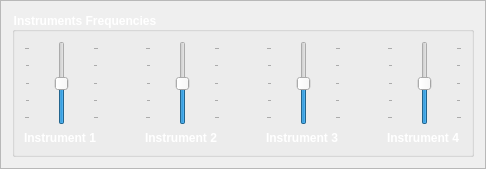
               <widget class="QFrame" name="frame_14">
                <property name="frameShape">
                 <enum>QFrame::StyledPanel</enum>
                </property>
                <property name="frameShadow">
                 <enum>QFrame::Raised</enum>
                </property>
                <layout class="QGridLayout" name="gridLayout_23">
                 <item row="0" column="0">
                  <widget class="QGroupBox" name="groupBox_4">
                   <property name="sizePolicy">
                    <sizepolicy hsizetype="Expanding" vsizetype="Maximum">
                     <horstretch>0</horstretch>
                     <verstretch>0</verstretch>
                    </sizepolicy>
                   </property>
                   <property name="maximumSize">
                    <size>
                     <width>16777215</width>
                     <height>150</height>
                    </size>
                   </property>
                   <property name="font">
                    <font>
                     <pointsize>9</pointsize>
                     <weight>75</weight>
                     <bold>true</bold>
                    </font>
                   </property>
                   <property name="styleSheet">
                    <string notr="true">color: rgb(255, 255, 255);</string>
                   </property>
                   <property name="title">
                    <string>Instruments Frequencies</string>
                   </property>
                   <layout class="QGridLayout" name="gridLayout_44">
                    <item row="0" column="0">
                     <layout class="QHBoxLayout" name="horizontalLayout_10">
                      <item>
                       <layout class="QVBoxLayout" name="verticalLayout_17">
                        <item>
                         <widget class="QSlider" name="Musical_Instruments_Instrument_1_Frequency__Slider">
                          <property name="sizePolicy">
                           <sizepolicy hsizetype="Maximum" vsizetype="Expanding">
                            <horstretch>0</horstretch>
                            <verstretch>0</verstretch>
                           </sizepolicy>
                          </property>
                          <property name="minimumSize">
                           <size>
                            <width>75</width>
                            <height>0</height>
                           </size>
                          </property>
                          <property name="maximumSize">
                           <size>
                            <width>35</width>
                            <height>16777215</height>
                           </size>
                          </property>
                          <property name="minimum">
                           <number>-2</number>
                          </property>
                          <property name="maximum">
                           <number>2</number>
                          </property>
                          <property name="orientation">
                           <enum>Qt::Vertical</enum>
                          </property>
                          <property name="tickPosition">
                           <enum>QSlider::TicksBothSides</enum>
                          </property>
                         </widget>
                        </item>
                        <item>
                         <widget class="QLabel" name="Musical_Instruments_Instrument_1_Label">
                          <property name="minimumSize">
                           <size>
                            <width>75</width>
                            <height>0</height>
                           </size>
                          </property>
                          <property name="maximumSize">
                           <size>
                            <width>35</width>
                            <height>16777215</height>
                           </size>
                          </property>
                          <property name="font">
                           <font>
                            <weight>75</weight>
                            <bold>true</bold>
                           </font>
                          </property>
                          <property name="text">
                           <string>Instrument 1</string>
                          </property>
                         </widget>
                        </item>
                       </layout>
                      </item>
                      <item>
                       <spacer name="horizontalSpacer_37">
                        <property name="orientation">
                         <enum>Qt::Horizontal</enum>
                        </property>
                        <property name="sizeHint" stdset="0">
                         <size>
                          <width>40</width>
                          <height>20</height>
                         </size>
                        </property>
                       </spacer>
                      </item>
                      <item>
                       <layout class="QVBoxLayout" name="verticalLayout_18">
                        <item>
                         <widget class="QSlider" name="Musical_Instruments_Instrument_2_Frequency__Slider">
                          <property name="sizePolicy">
                           <sizepolicy hsizetype="Maximum" vsizetype="Expanding">
                            <horstretch>0</horstretch>
                            <verstretch>0</verstretch>
                           </sizepolicy>
                          </property>
                          <property name="minimumSize">
                           <size>
                            <width>75</width>
                            <height>0</height>
                           </size>
                          </property>
                          <property name="maximumSize">
                           <size>
                            <width>35</width>
                            <height>16777215</height>
                           </size>
                          </property>
                          <property name="minimum">
                           <number>-2</number>
                          </property>
                          <property name="maximum">
                           <number>2</number>
                          </property>
                          <property name="orientation">
                           <enum>Qt::Vertical</enum>
                          </property>
                          <property name="tickPosition">
                           <enum>QSlider::TicksBothSides</enum>
                          </property>
                         </widget>
                        </item>
                        <item>
                         <widget class="QLabel" name="Musical_Instruments_Instrument_2_Label">
                          <property name="minimumSize">
                           <size>
                            <width>75</width>
                            <height>0</height>
                           </size>
                          </property>
                          <property name="maximumSize">
                           <size>
                            <width>35</width>
                            <height>16777215</height>
                           </size>
                          </property>
                          <property name="font">
                           <font>
                            <weight>75</weight>
                            <bold>true</bold>
                           </font>
                          </property>
                          <property name="text">
                           <string>Instrument 2</string>
                          </property>
                         </widget>
                        </item>
                       </layout>
                      </item>
                      <item>
                       <spacer name="horizontalSpacer_38">
                        <property name="orientation">
                         <enum>Qt::Horizontal</enum>
                        </property>
                        <property name="sizeHint" stdset="0">
                         <size>
                          <width>40</width>
                          <height>20</height>
                         </size>
                        </property>
                       </spacer>
                      </item>
                      <item>
                       <layout class="QVBoxLayout" name="verticalLayout_19">
                        <item>
                         <widget class="QSlider" name="Musical_Instruments_Instrument_3_Frequency__Slider">
                          <property name="sizePolicy">
                           <sizepolicy hsizetype="Maximum" vsizetype="Expanding">
                            <horstretch>0</horstretch>
                            <verstretch>0</verstretch>
                           </sizepolicy>
                          </property>
                          <property name="minimumSize">
                           <size>
                            <width>75</width>
                            <height>0</height>
                           </size>
                          </property>
                          <property name="maximumSize">
                           <size>
                            <width>35</width>
                            <height>16777215</height>
                           </size>
                          </property>
                          <property name="minimum">
                           <number>-2</number>
                          </property>
                          <property name="maximum">
                           <number>2</number>
                          </property>
                          <property name="orientation">
                           <enum>Qt::Vertical</enum>
                          </property>
                          <property name="tickPosition">
                           <enum>QSlider::TicksBothSides</enum>
                          </property>
                         </widget>
                        </item>
                        <item>
                         <widget class="QLabel" name="Musical_Instruments_Instrument_3_Label">
                          <property name="minimumSize">
                           <size>
                            <width>75</width>
                            <height>0</height>
                           </size>
                          </property>
                          <property name="maximumSize">
                           <size>
                            <width>35</width>
                            <height>16777215</height>
                           </size>
                          </property>
                          <property name="font">
                           <font>
                            <weight>75</weight>
                            <bold>true</bold>
                           </font>
                          </property>
                          <property name="text">
                           <string>Instrument 3</string>
                          </property>
                         </widget>
                        </item>
                       </layout>
                      </item>
                      <item>
                       <spacer name="horizontalSpacer_39">
                        <property name="orientation">
                         <enum>Qt::Horizontal</enum>
                        </property>
                        <property name="sizeHint" stdset="0">
                         <size>
                          <width>40</width>
                          <height>20</height>
                         </size>
                        </property>
                       </spacer>
                      </item>
                      <item>
                       <layout class="QVBoxLayout" name="verticalLayout_20">
                        <item>
                         <widget class="QSlider" name="Musical_Instruments_Instrument_4_Frequency__Slider">
                          <property name="sizePolicy">
                           <sizepolicy hsizetype="Maximum" vsizetype="Expanding">
                            <horstretch>0</horstretch>
                            <verstretch>0</verstretch>
                           </sizepolicy>
                          </property>
                          <property name="minimumSize">
                           <size>
                            <width>75</width>
                            <height>0</height>
                           </size>
                          </property>
                          <property name="maximumSize">
                           <size>
                            <width>35</width>
                            <height>16777215</height>
                           </size>
                          </property>
                          <property name="minimum">
                           <number>-2</number>
                          </property>
                          <property name="maximum">
                           <number>2</number>
                          </property>
                          <property name="orientation">
                           <enum>Qt::Vertical</enum>
                          </property>
                          <property name="tickPosition">
                           <enum>QSlider::TicksBothSides</enum>
                          </property>
                         </widget>
                        </item>
                        <item>
                         <widget class="QLabel" name="Musical_Instruments_Instrument_4_Label">
                          <property name="minimumSize">
                           <size>
                            <width>75</width>
                            <height>0</height>
                           </size>
                          </property>
                          <property name="maximumSize">
                           <size>
                            <width>35</width>
                            <height>16777215</height>
                           </size>
                          </property>
                          <property name="font">
                           <font>
                            <weight>75</weight>
                            <bold>true</bold>
                           </font>
                          </property>
                          <property name="text">
                           <string>Instrument 4</string>
                          </property>
                         </widget>
                        </item>
                       </layout>
                      </item>
                     </layout>
                    </item>
                   </layout>
                  </widget>
                 </item>
                </layout>
               </widget>
